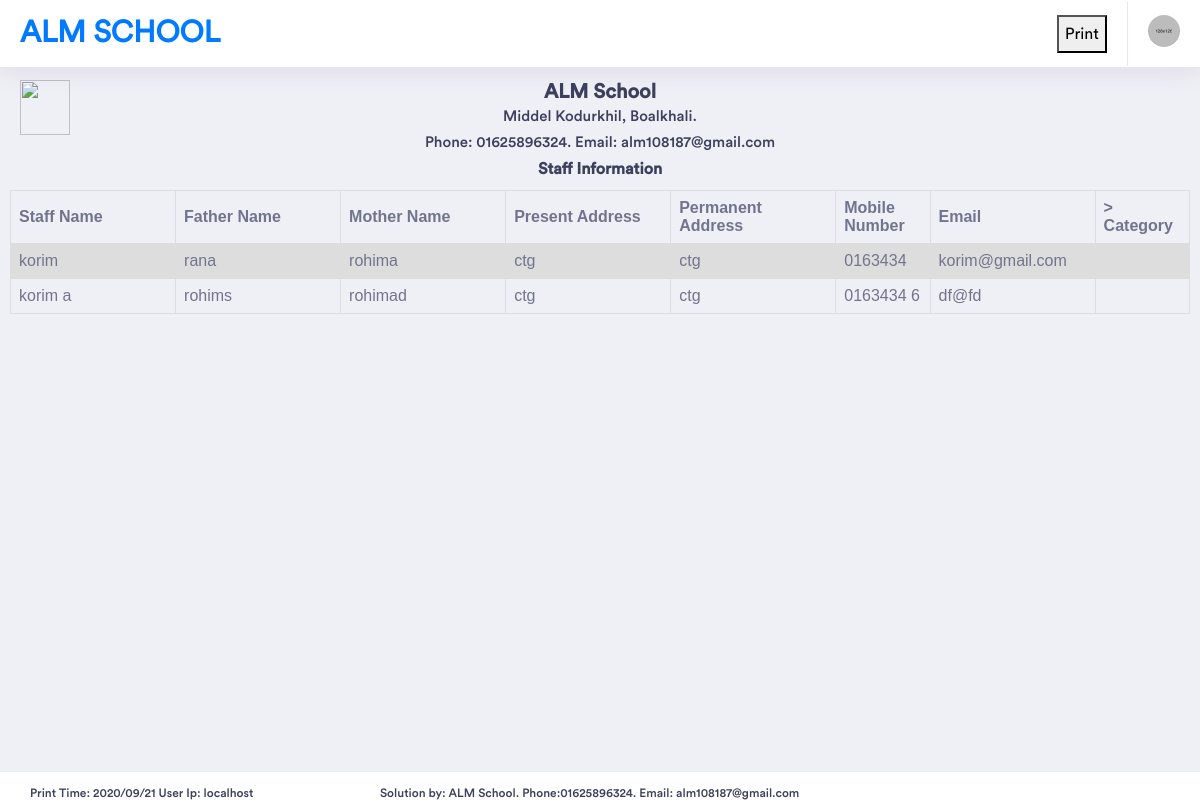
Page /RptStaff.php on the earlier database version.
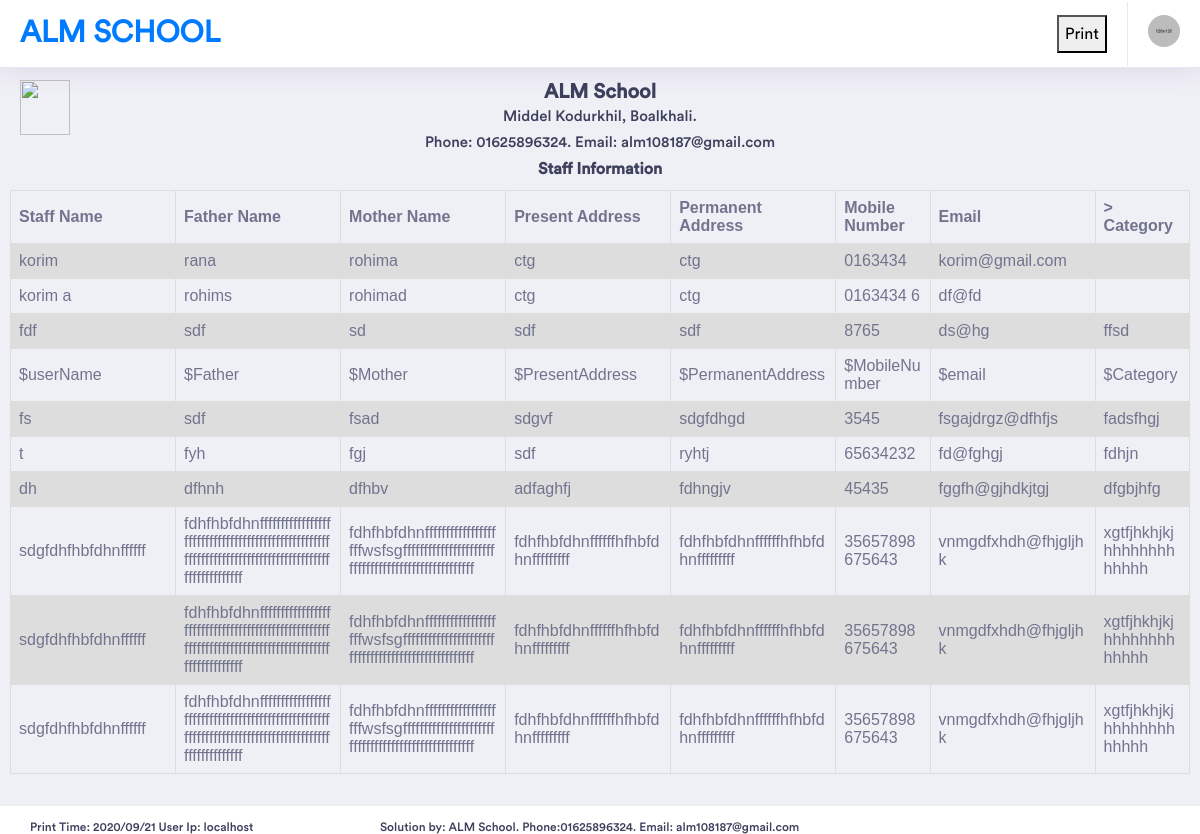
Same page on the later database version.
### tables this page shows
CREATE TABLE `staffinfo` (
  `autoId` int(11) NOT NULL,
  `studentName` varchar(100) NOT NULL,
  `fatherName` varchar(111) NOT NULL,
  `motherName` varchar(211) NOT NULL,
  `presentAddress` varchar(211) NOT NULL,
  `permanentAddress` varchar(211) NOT NULL,
  `MobileNumber` varchar(211) NOT NULL,
  `email` varchar(221) NOT NULL,
  `file` varchar(211) NOT NULL,
  `userId` varchar(211) NOT NULL,
  `entryTime` datetime NOT NULL,
  `Category` varchar(250) NOT NULL
);

### RptStaff.php (the view, shortened to what this page needs)
<html>
<head>
</head>
<body>
<div style="height: 70px;">
<?php
include("RptHeaderAll.php");
?>
</div>
<div style="padding: 10px;">
<div style=" height:110px;   text-align: center; ">
	<div style=" width:70px;  float: left;   z-index: 1; position: absolute; " >
	<img src="img/almlogo.png" class="w3-image w3-greyscale-min" style="width:50px; height:55px;" >
	</div>
	<div style=" width:100%; ">
		<h3 Style=" font-weight: bold; margin-bottom: 0px;">ALM School</h3>
		<h5 Style=" margin-bottom: 0px;">Middel Kodurkhil, Boalkhali.</h5>
		<h5 Style=" margin-bottom: 0px;">Phone: 01625896324. Email: alm108187@gmail.com</h5>
		<h4 Style=" font-weight: bold; margin-bottom: 0px;"> Staff Information</h4>
	</div>
</div>
<table style="padding: 15px; margin-bottom: 50px; table-layout: fixed; width: 100%;">
<tr>
<th Style='width:70px'> Staff Name</th>
<th Style='width:70px'> Father Name</th>
<th Style='width:70px'> Mother Name</th>
<th Style='width:70px'> Present Address </th>
<th Style='width:70px'> Permanent Address</th>
<th Style='width:40px'> Mobile Number </th>
<th Style='width:70px'> Email </th>
<th Style='width:40px'>> Category </th>
</tr>
<?php
$link= mysqli_connect("localhost", "root", "");
mysqli_select_db($link,"alm");
	$re="SELECT * FROM `staffinfo` ";
		$dl=mysqli_query($link,$re);
			while($row1=mysqli_fetch_array($dl))
			{
				echo"<tr>";
				echo"<td>".$row1['studentName']."</td>";
				echo"<td>".$row1['fatherName']."</td>";
				echo"<td>".$row1['motherName']."</td>";
				echo"<td>".$row1['presentAddress']."</td>";
				echo"<td>".$row1['permanentAddress']."</td>";
				echo"<td>".$row1['MobileNumber']."</td>";
				echo"<td>".$row1['email']."</td>";
				echo"<td>".$row1['Category']."</td>";
				echo"</tr>";
			}
?>
</table>
<div class="footer"  Style="height:10px;">
                   <h6 Style=" float: left; width: 350px;"> <?php
											echo "Print Time: " . date("Y/m/d");
											   echo " User Ip: ".$_SERVER['HTTP_HOST'];
											  ?></h6>
				<h6 Style=" float: left; width: 450px;">Solution by: ALM School. Phone:01625896324. Email: alm108187@gmail.com</h6>
</div>
</div>
</body>
</html>

Differences in the rows shown:
added staffinfo: studentName "fdf", fatherName "sdf", motherName "sd", presentAddress "sdf", permanentAddress "sdf", MobileNumber "8765", email "ds@hg", Category "ffsd"
added staffinfo: studentName "$userName", fatherName "$Father", motherName "$Mother", presentAddress "$PresentAddress", permanentAddress "$PermanentAddress", MobileNumber "$MobileNumber", email "$email", Category "$Category"
added staffinfo: studentName "fs", fatherName "sdf", motherName "fsad", presentAddress "sdgvf", permanentAddress "sdgfdhgd", MobileNumber "3545", email "fsgajdrgz@dfhfjs", Category "fadsfhgj"
added staffinfo: studentName "t", fatherName "fyh", motherName "fgj", presentAddress "sdf", permanentAddress "ryhtj", MobileNumber "65634232", email "fd@fghgj", Category "fdhjn"
added staffinfo: studentName "dh", fatherName "dfhnh", motherName "dfhbv", presentAddress "adfaghfj", permanentAddress "fdhngjv", MobileNumber "45435", email "fggfh@gjhdkjtgj", Category "dfgbjhfg"
added staffinfo: studentName "sdgfdhfhbfdhnffffff", fatherName "fdhfhbfdhnfffffffffffffffffffffffffffffffffffffffffffffffffffffffffffffffffffffffffffffffffffffffffffffffffffff", motherName "fdhfhbfdhnffffffffffffffffffffwsfsgffffffffffffffffffffffffffffffffffffffffffffffffffff", presentAddress "fdhfhbfdhnffffffhfhbfdhnfffffffff", permanentAddress "fdhfhbfdhnffffffhfhbfdhnfffffffff", MobileNumber "35657898675643", email "vnmgdfxhdh@fhjgljhk", Category "xgtfjhkhjkjhhhhhhhhhhhhh"
added staffinfo: studentName "sdgfdhfhbfdhnffffff", fatherName "fdhfhbfdhnfffffffffffffffffffffffffffffffffffffffffffffffffffffffffffffffffffffffffffffffffffffffffffffffffffff", motherName "fdhfhbfdhnffffffffffffffffffffwsfsgffffffffffffffffffffffffffffffffffffffffffffffffffff", presentAddress "fdhfhbfdhnffffffhfhbfdhnfffffffff", permanentAddress "fdhfhbfdhnffffffhfhbfdhnfffffffff", MobileNumber "35657898675643", email "vnmgdfxhdh@fhjgljhk", Category "xgtfjhkhjkjhhhhhhhhhhhhh"
added staffinfo: studentName "sdgfdhfhbfdhnffffff", fatherName "fdhfhbfdhnfffffffffffffffffffffffffffffffffffffffffffffffffffffffffffffffffffffffffffffffffffffffffffffffffffff", motherName "fdhfhbfdhnffffffffffffffffffffwsfsgffffffffffffffffffffffffffffffffffffffffffffffffffff", presentAddress "fdhfhbfdhnffffffhfhbfdhnfffffffff", permanentAddress "fdhfhbfdhnffffffhfhbfdhnfffffffff", MobileNumber "35657898675643", email "vnmgdfxhdh@fhjgljhk", Category "xgtfjhkhjkjhhhhhhhhhhhhh"
